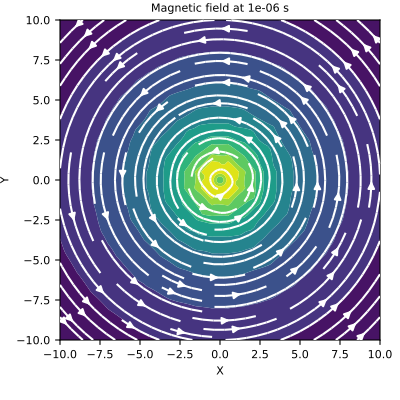

This figure's Python source:
# Here, we define a z-oriented electric dipole and plot the magnetic field
# on the xy-plane that intercepts z=0.

from geoana.em.tdem import ElectricDipoleWholeSpace
from geoana.utils import ndgrid
from geoana.plotting_utils import plot2Ddata
import numpy as np
import matplotlib.pyplot as plt

# Let us begin by defining the electric current dipole.

time = np.logspace(-6, -2, 3)
location = np.r_[0., 0., 0.]
orientation = np.r_[0., 0., 1.]
current = 1.
sigma = 1.0
simulation = ElectricDipoleWholeSpace(
    time, location=location, orientation=orientation,
    current=current, sigma=sigma
)

# Now we create a set of gridded locations and compute the magnetic field.

xyz = ndgrid(np.linspace(-10, 10, 20), np.linspace(-10, 10, 20), np.array([0]))
H = simulation.magnetic_field(xyz)

# Finally, we plot the magnetic field at the desired locations/times.

t_ind = 0
fig = plt.figure(figsize=(4, 4))
ax = fig.add_axes([0.15, 0.15, 0.8, 0.8])
plot2Ddata(xyz[:, 0:2], H[t_ind, :, 0:2], ax=ax, vec=True, scale='log')
ax.set_xlabel('X')
ax.set_ylabel('Y')
ax.set_title('Magnetic field at {} s'.format(time[t_ind]))
